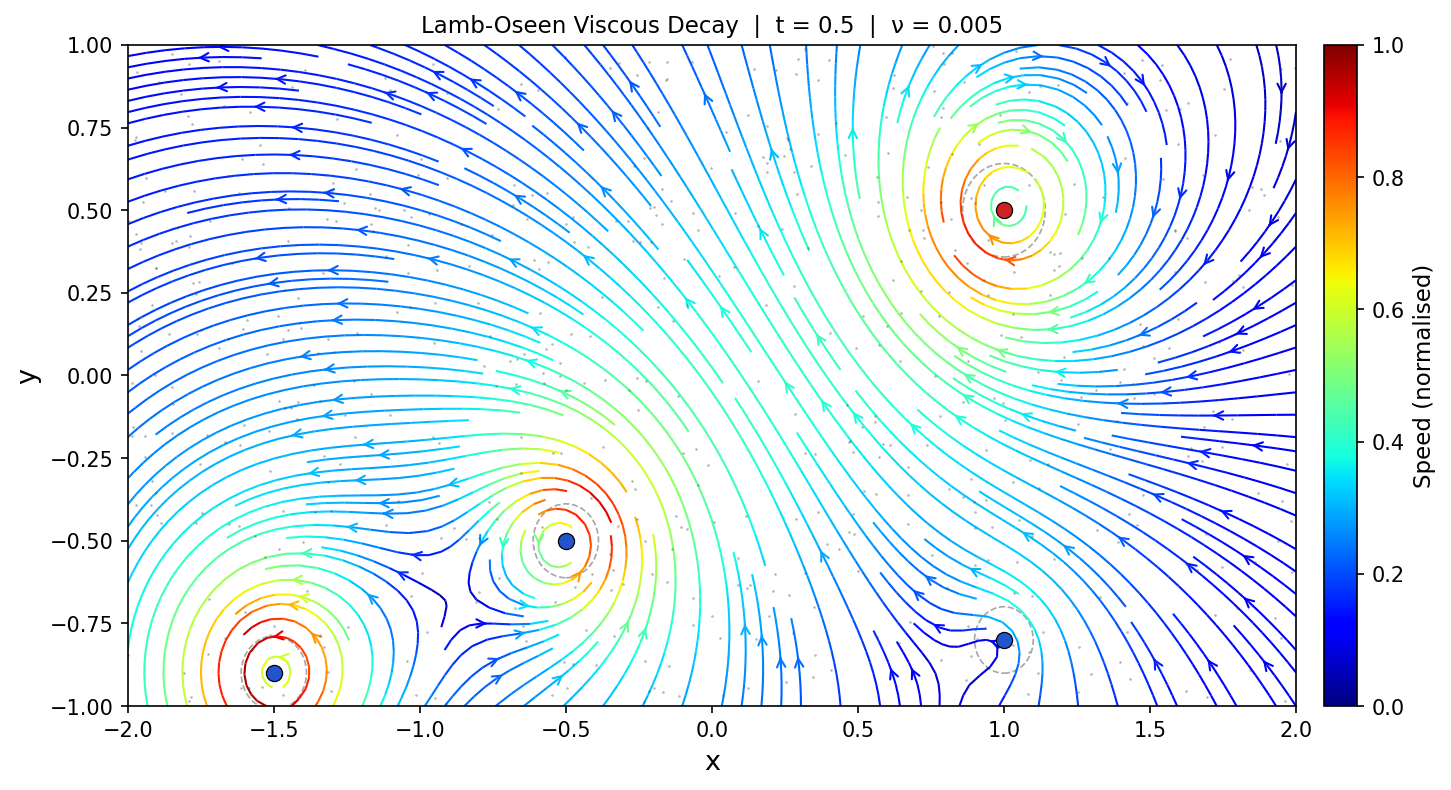

The Python source for this figure:
import numpy as np
import matplotlib.pyplot as plt
import matplotlib.animation as animation
import matplotlib.cm as cm
import matplotlib.colors as mcolors

# --- Grid ---
N = 80
x_start, x_end = -2.0, 2.0
y_start, y_end = -1.0, 1.0
x = np.linspace(x_start, x_end, N)
y = np.linspace(y_start, y_end, N)
X, Y = np.meshgrid(x, y)

# --- Physics ---
# Kinematic viscosity. Water = 1e-6 m²/s in SI.
# Scaled here so the decay is visible over the animation duration.
nu = 0.005

# Fixed vortex positions — cores grow over time via Lamb-Oseen:
#   r_c(t) = sqrt(4 * nu * t + r0²)
vortices = [
    {'strength':  -5.0, 'x':  -1.5, 'y':  -0.9, 'r0': 0.05},
    {'strength': -4.0, 'x': -0.5, 'y':  -0.5, 'r0': 0.05},
    {'strength':  5.0, 'x':  1.0, 'y': 0.5, 'r0': 0.1},
    {'strength': -1.0, 'x': 1.0, 'y': -0.8, 'r0': 0.03}
]

dt = 0.1
t = [0.5]


def velocity_field(t_val, px=None, py=None):
    u_g = np.zeros((N, N))
    v_g = np.zeros((N, N))
    u_p = np.zeros(len(px)) if px is not None else None
    v_p = np.zeros(len(py)) if py is not None else None

    for vp in vortices:
        r_c = np.sqrt(4.0 * nu * t_val + vp['r0']**2)
        g   = vp['strength']
        dx = X - vp['x'];  dy = Y - vp['y']
        r2 = np.maximum(dx**2 + dy**2, 1e-10)
        fac = 1.0 - np.exp(-r2 / r_c**2)
        u_g += +g / (2 * np.pi) * dy / r2 * fac
        v_g += -g / (2 * np.pi) * dx / r2 * fac

        if px is not None:
            dpx = px - vp['x'];  dpy = py - vp['y']
            r2p = np.maximum(dpx**2 + dpy**2, 1e-10)
            facp = 1.0 - np.exp(-r2p / r_c**2)
            u_p += +g / (2 * np.pi) * dpy / r2p * facp
            v_p += -g / (2 * np.pi) * dpx / r2p * facp

    return u_g, v_g, u_p, v_p


# --- Particles ---
n_par = 600
px = np.random.uniform(x_start, x_end, n_par)
py = np.random.uniform(y_start, y_end, n_par)

# --- Figure ---
fig, ax = plt.subplots(figsize=(10, 5))

# Fixed colorbar for jet-colored streamlines (speed normalized 0-1)
sm = cm.ScalarMappable(cmap='jet', norm=mcolors.Normalize(vmin=0, vmax=1))
sm.set_array([])
cbar = fig.colorbar(sm, ax=ax, pad=0.02)
cbar.set_label('Speed (normalised)', fontsize=11)

u0, v0, _, _ = velocity_field(t[0])
plt.tight_layout()


def draw_frame(u_g, v_g):
    ax.cla()
    ax.set_facecolor('white')

    # Streamlines coloured by speed — same style as vortex.py
    speed = np.sqrt(u_g**2 + v_g**2)
    speed = np.clip(speed, 0, 20)
    speed = speed / 20
    ax.streamplot(X, Y, u_g, v_g, color=speed, cmap='jet',
                  density=2, linewidth=1, arrowsize=1, arrowstyle='->')

    # Particles (dark so visible on white)
    ax.scatter(px, py, s=1.5, c='#444444', alpha=0.4, linewidths=0, zorder=2)

    # Vortex markers + growing core circles
    for vp in vortices:
        color = '#CC2222' if vp['strength'] > 0 else '#2255CC'
        ax.scatter(vp['x'], vp['y'], s=60, color=color, zorder=5,
                   edgecolors='black', linewidths=0.6)
        r_c = np.sqrt(4.0 * nu * t[0] + vp['r0']**2)
        circle = plt.Circle((vp['x'], vp['y']), radius=r_c,
                             fill=False, color='gray', linewidth=0.8,
                             alpha=0.7, linestyle='--')
        ax.add_patch(circle)

    ax.set_xlim(x_start, x_end)
    ax.set_ylim(y_start, y_end)
    ax.set_xlabel('x', fontsize=13)
    ax.set_ylabel('y', fontsize=13)
    ax.set_title(f'Lamb-Oseen Viscous Decay  |  t = {t[0]:.1f}  |  ν = {nu}', fontsize=11)


def update(frame):
    u_g, v_g, u_p, v_p = velocity_field(t[0], px, py)

    px[:] += u_p * dt
    py[:] += v_p * dt
    out = (px < x_start) | (px > x_end) | (py < y_start) | (py > y_end)
    px[out] = np.random.uniform(x_start, x_end, out.sum())
    py[out] = np.random.uniform(y_start, y_end, out.sum())

    draw_frame(u_g, v_g)
    t[0] += dt


ani = animation.FuncAnimation(fig, update, frames=120, interval=60, blit=False)

# Save initial frame as PNG
draw_frame(u0, v0)
plt.savefig('lamb_oseen.png', dpi=150, bbox_inches='tight')
print("Saved lamb_oseen.png")

print("Saving lamb_oseen.gif ...")
ani.save('lamb_oseen.gif', writer='pillow', fps=20)
print("Done — open lamb_oseen.gif in the VS Code file explorer.")
